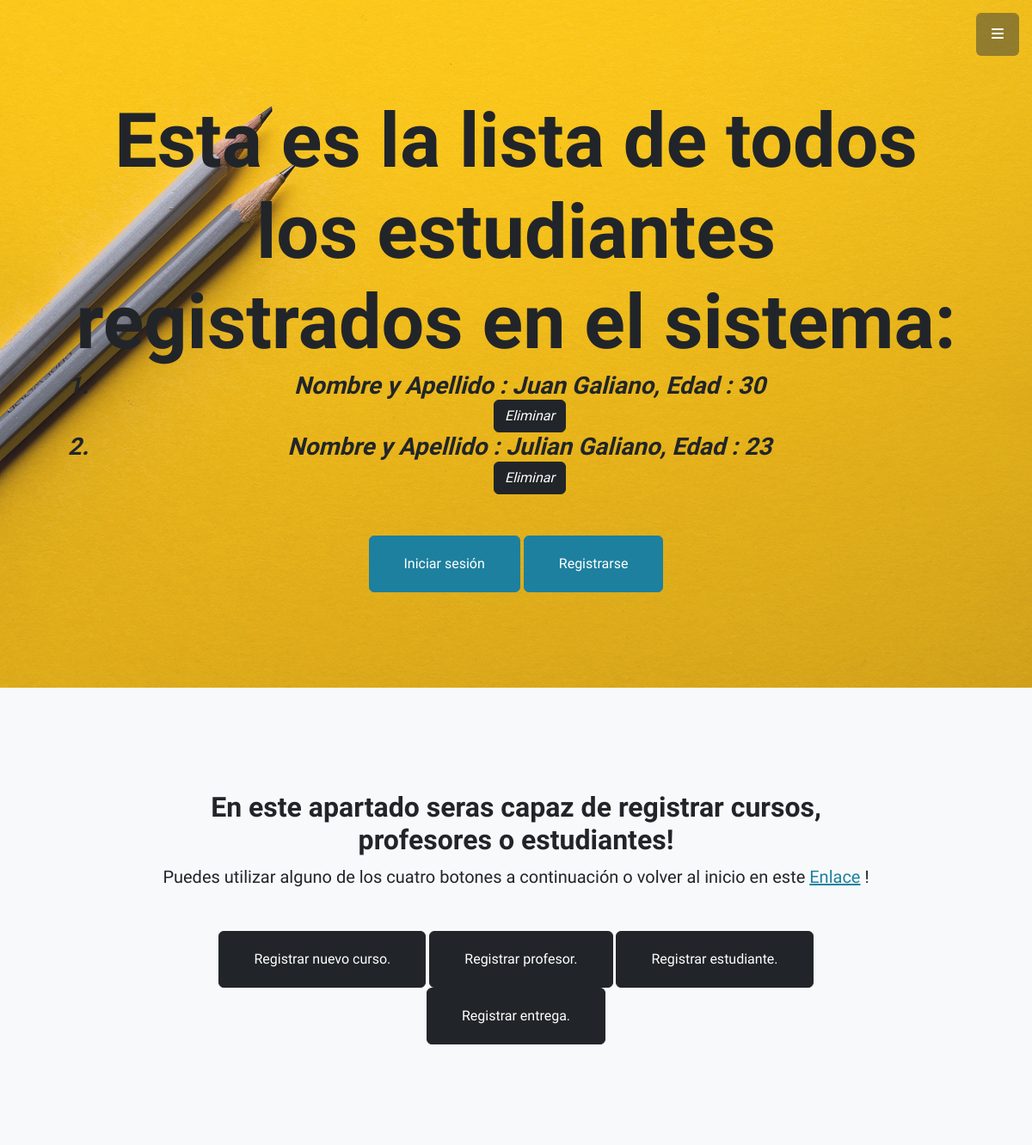
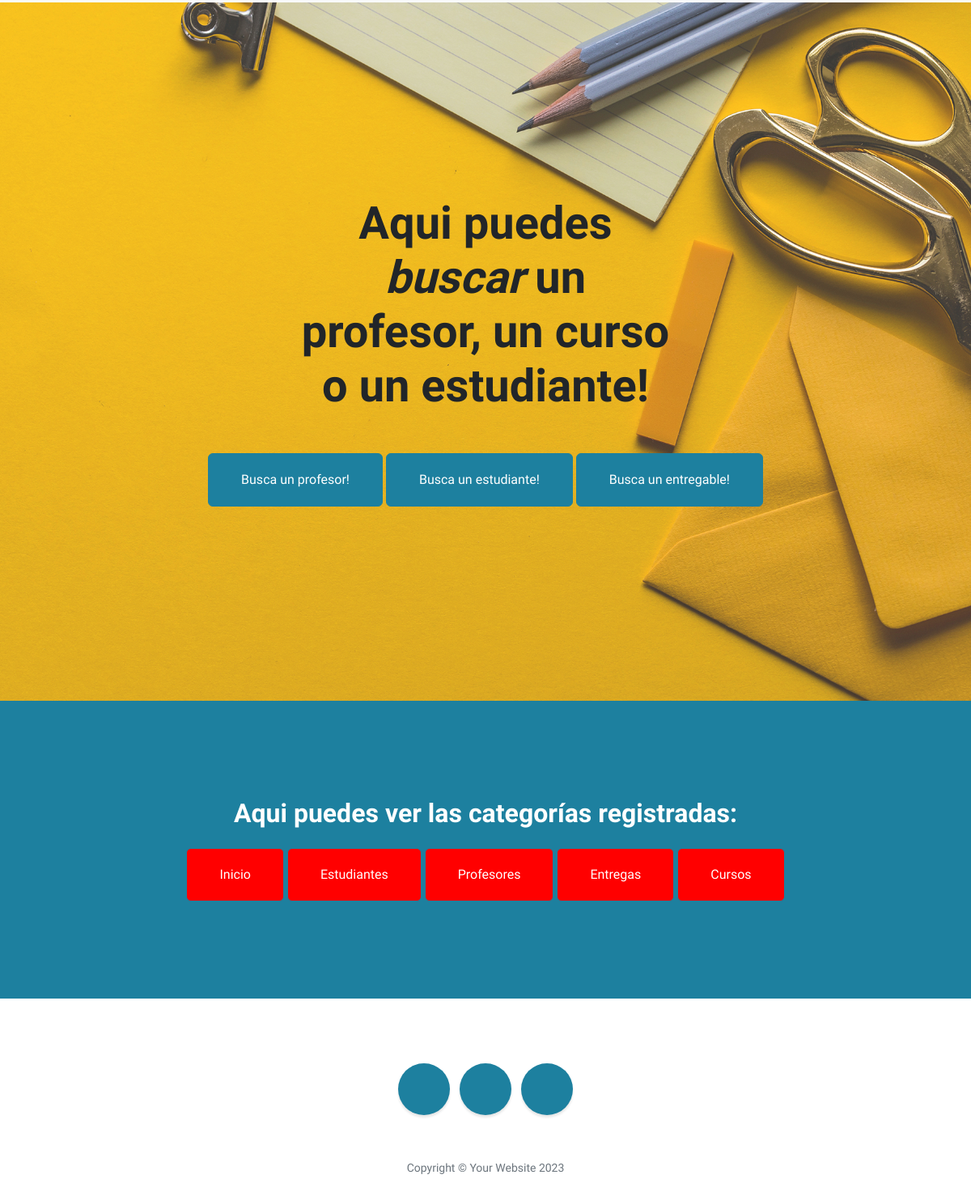
Screenshot of /AppCoder/estudiantes/ with the database file from the repository (2 pictures, top to bottom).
### AppCoder/models.py (models this page shows)
class Estudiante(models.Model):
    nombre = models.CharField(max_length=30)
    apellido = models.CharField(max_length=30)
    email = models.EmailField()
    edad = models.IntegerField()

### AppCoder/views.py (the view)
# urls.py: path('estudiantes/', ver_estudiantes, name='VerEstudiantes'),
def ver_estudiantes(request):
    todosLosEstudiantes = Estudiante.objects.all()
    return render(request, "AppCoder/ver_estudiantes.html", {'todosLosEstudiantes': todosLosEstudiantes})

### AppCoder/Templates/AppCoder/ver_estudiantes.html
{% extends 'AppCoder/padre.html' %}
{% block title %}
Esta es la lista de todos los estudiantes registrados en el sistema:
{% endblock %}
{% block form %}
        <ol>
            {% for estudiante in todosLosEstudiantes %}
            <li>
                Nombre y Apellido : {{estudiante.nombre}}
                {{estudiante.apellido}},
                Edad : {{estudiante.edad}}
            </li>
            <a class="btn btn-dark btn-l" href="{% url 'eliminarEstudiante' estudiante.nombre %}">Eliminar</a>
            {% endfor %}
        </ol>
{%endblock%}

### rows the page displays
Estudiante: nombre "Juan", apellido "Galiano", edad "30"
Estudiante: nombre "Julian", apellido "Galiano", edad "23"
